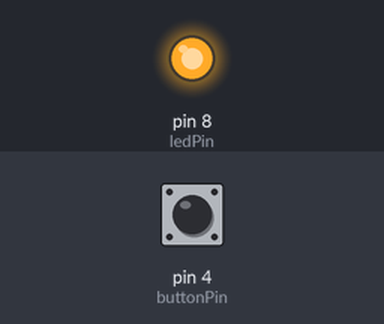
A sketch run on a simulated Arduino Uno, built with avr-gcc and run on an emulated ATmega328P. Shown: output pins drawn as LEDs (lit = HIGH). The test bench sets the inputs (shaded band); at power-on: pin 4 (buttonPin) LOW.

Above: at 1.2 s.
1.3 s: pin 4 (buttonPin) pulled HIGH for 0.15 s
At 1.37 s:
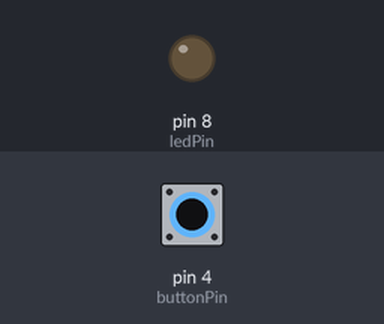
2.9 s: pin 4 (buttonPin) pulled HIGH for 3.2 s
At 6.9 s:
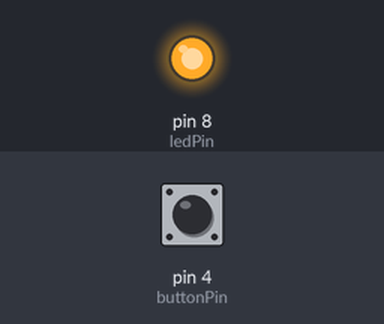
Timing chart, 0 to 8.4 s (numbered marks = the images above; inputs shaded):
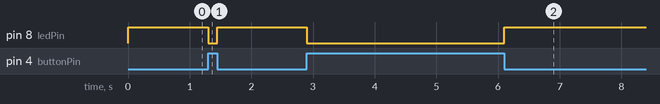

Measured:
- after the input at 1.3 s, pin 8 (ledPin): HIGH → LOW at once, → HIGH 0.15 s later
- after the input at 2.9 s, pin 8 (ledPin): HIGH → LOW at once, → HIGH 3.2 s later

The sketch:

ButtonSimple.ino
```cpp
//Simple button and led application. Clicking the button will change the LED's state for as long as the button stays clicked.

//Connections: button's 1st pin -> +5V
//             button's 2nd pin -> GND through 10kOhm resistance, and also to buttonPin
//             led's anode      -> ledPin
//             led's cathode    -> GND through 2.2kOhm resistance

#define ledPin 8
#define buttonPin 4
#define defaultLedStateOn true

int buttonRead;

void setup(){
  pinMode(ledPin, OUTPUT);
  pinMode(buttonPin, INPUT);
}

void loop(){
  buttonRead = digitalRead(buttonPin);

  if(defaultLedStateOn){
    if (buttonRead == HIGH) digitalWrite(ledPin, LOW);
    else digitalWrite(ledPin, HIGH);
  }
  else{
    if (buttonRead == HIGH) digitalWrite(ledPin, HIGH);
    else digitalWrite(ledPin, LOW);
  }
}
```
